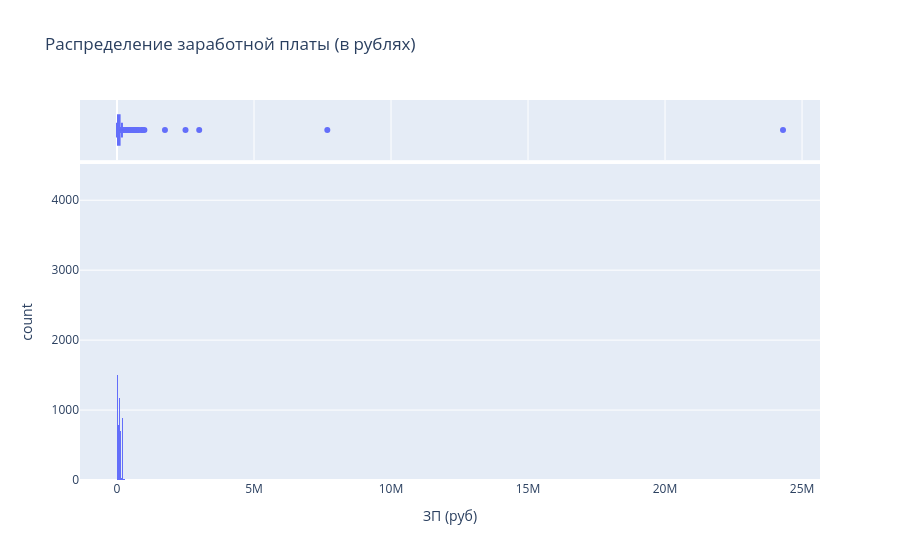

Write notebook code for a chart like this one.
### Markdown cell above
3. Постройте распределение признака **"ЗП (руб)"**. Опишите данное распределение, отвечая на следующие вопросы: каковы предельные значения признака, в каком примерном интервале находится заработная плата большинства соискателей? Есть ли аномалии для признака возраста? Обратите внимание на гигантские размеры желаемой заработной платы.
*Совет: постройте гистограмму и коробчатую диаграмму рядом.*

### Code cell
# ваш код здесь
fig = px.histogram(
    data_frame=headhunter_merged,
    x='ЗП (руб)',
    title='Распределение заработной платы (в рублях)',
    marginal='box',
    labels={'ЗП (руб)': 'ЗП (руб)', 'count': 'Число соискателей'}
)

fig.show()

# Сохраняем в html
fig.write_html('HTMLgraphs/salary_rub_histogram.html')

### Figure 1 — Plotly figure (JSON) as saved in the notebook; plotly's stock layout.template omitted (floating-point values rounded to 4 significant figures; data arrays with more than 128 entries replaced by an {"elided": "..."} marker saying what was removed)
{"data": [{"bingroup": "x", "hovertemplate": "ЗП (руб)=%{x}<br>count=%{y}<extra></extra>", "legendgroup": "", "marker": {"color": "#636efa", "pattern": {"shape": ""}}, "name": "", "orientation": "v", "showlegend": false, "type": "histogram", "x": {"elided": "44744 float values"}, "xaxis": "x", "yaxis": "y"}, {"hovertemplate": "ЗП (руб)=%{x}<extra></extra>", "legendgroup": "", "marker": {"color": "#636efa"}, "name": "", "notched": true, "showlegend": false, "type": "box", "x": {"elided": "44744 float values"}, "xaxis": "x2", "yaxis": "y2"}], "layout": {"barmode": "relative", "legend": {"tracegroupgap": 0}, "title": {"text": "Распределение заработной платы (в рублях)"}, "xaxis": {"anchor": "y", "domain": [0, 1], "title": {"text": "ЗП (руб)"}}, "xaxis2": {"anchor": "y2", "domain": [0, 1], "matches": "x", "showgrid": true, "showticklabels": false}, "yaxis": {"anchor": "x", "domain": [0, 0.8316], "title": {"text": "count"}}, "yaxis2": {"anchor": "x2", "domain": [0.8416, 1], "matches": "y2", "showgrid": false, "showline": false, "showticklabels": false, "ticks": ""}}}
